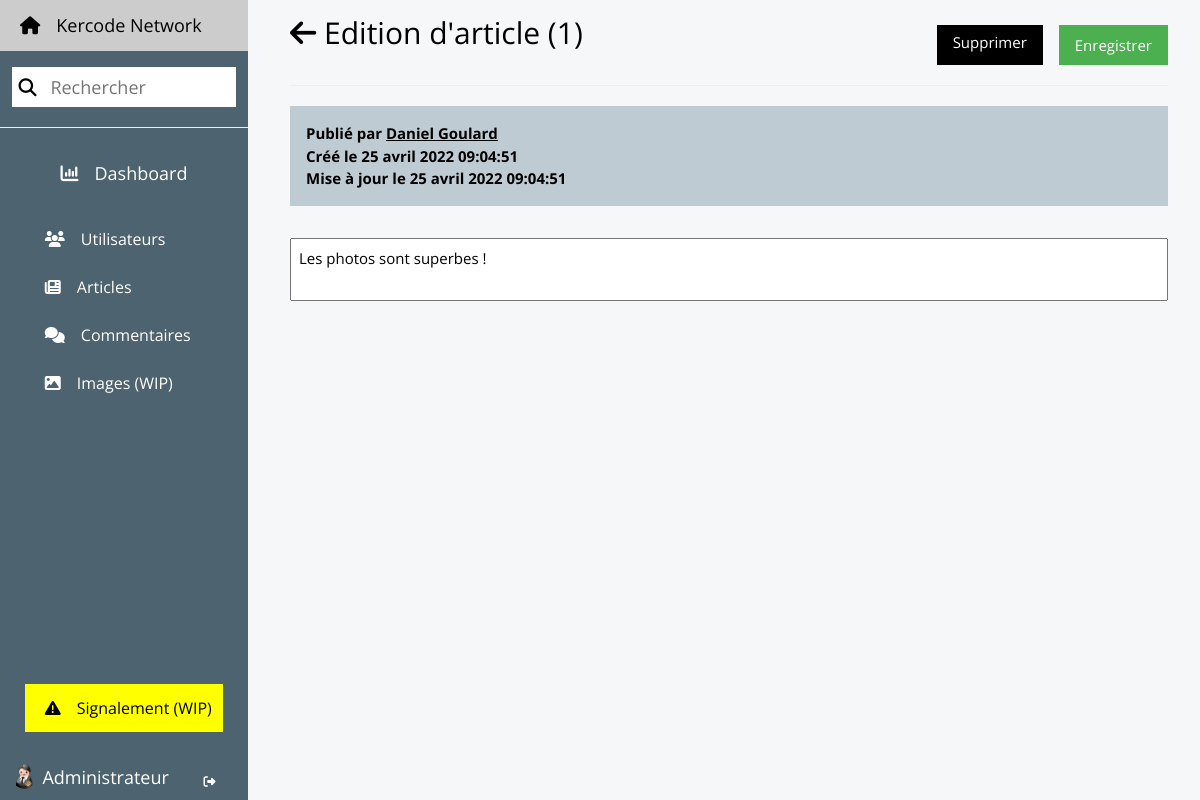
/indexadmin.php?action=commentedit&id=1 (signed in), run on an earlier commit of the app's database.
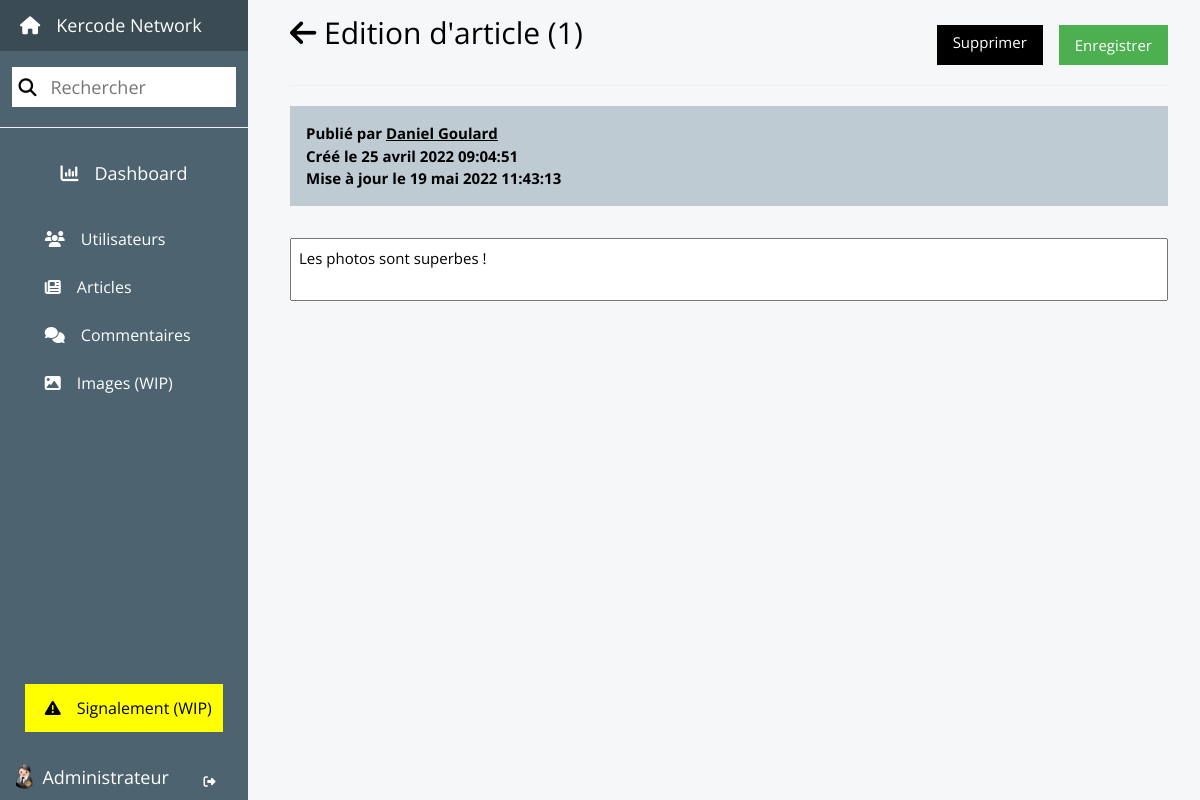
And on a later commit of the database.
### tables this page shows
CREATE TABLE `comment` (
  `id` int(11) NOT NULL AUTO_INCREMENT,
  `article_id` int(11) NOT NULL,
  `user_id` int(11) NOT NULL,
  `content` text NOT NULL,
  `created_at` datetime NOT NULL DEFAULT CURRENT_TIMESTAMP,
  `updated_at` datetime NOT NULL DEFAULT CURRENT_TIMESTAMP ON UPDATE CURRENT_TIMESTAMP,
  PRIMARY KEY (`id`),
  KEY `article_id` (`article_id`),
  KEY `user_id` (`user_id`),
  CONSTRAINT `comment_ibfk_1` FOREIGN KEY (`article_id`) REFERENCES `article` (`id`) ON DELETE CASCADE ON UPDATE NO ACTION,
  CONSTRAINT `comment_ibfk_2` FOREIGN KEY (`user_id`) REFERENCES `user` (`id`) ON DELETE CASCADE ON UPDATE NO ACTION
);

### app/Controllers/AdminController.php (called while the page is built, shortened)
<?php
class AdminController extends Controller
{
    public function editComment(int $commentId, \Exception $e = null): void
    {
        $comment = Comment::find($commentId);
        $commentUser = User::find($comment->__get('user_id'));
        include $this->viewAdmin('home');
    }
}

### app/Libs/ORM.php (called while the page is built, shortened)
<?php
abstract class ORM
{
    private static $pdo = null;
    private static function getTableName(string $calledClass): string
    {
        $table = explode("\\", $calledClass);
        return $table[array_key_last($table)];
    }
    protected static function connect(): \PDO
    {
        if (isset(self::$pdo)) {
            return self::$pdo;
        }
        $servername = "mysql:host=" . $_ENV['DB_HOST'] . ";port=" . $_ENV['DB_PORT'] . ";dbname=" . $_ENV['DB_NAME'] . ";charset=utf8";
        $username = $_ENV['DB_USERNAME'];
        $password = $_ENV['DB_PASSWORD'];
        self::$pdo = new \PDO($servername, $username, $password, array(\PDO::ATTR_ERRMODE => \PDO::ERRMODE_EXCEPTION));
        return self::$pdo;
    }
    public static function select(array $columns, ?string $table = null): string
    {
        $table ? $child = $table : $child = self::getTableName(get_called_class());
        $names = join(',', $columns);
        return "SELECT {$names} FROM {$child}";
    }
    public static function where(array $columns): string
    {
        $query = " WHERE ";
        foreach($columns as $column) {
            $query .= $column . " = :" . $column . " AND ";
        }
        $query = substr($query, !strlen($query), -5);
        return $query;
    }
    public static function execute(string $query, bool $many = false, ?array $data = null): mixed
    {
        $pdo = self::connect();
        $req = $pdo->prepare($query);
        $req->execute($data);
        if ($many) {
            $objects = [];
            foreach ($req->fetchAll() as $result) {
                array_push(
                    $objects,
                    new $child($result)
                );
            }
            return $objects;
        } else {
            return new $child($req->fetch());
        }
    }
    public static function result(string $query, bool $many = false, ?array $data = null): mixed
    {
        $pdo = self::connect();
        $req = $pdo->prepare($query);
        $req->execute($data);
        return $many ? $req->fetchAll() : $req->fetch();
    }
    public static function getId(array $data): int
    {
        $child = self::getTableName(get_called_class());
        $columns = array_keys($data);
        $query = self::select(['id'], $child) . self::where($columns);
        return self::result($query, false, $data)['id'];
    }
}

### app/Models/Comment.php (called while the page is built, shortened)
<?php
class Comment extends Model
{
    private static array $data = ['id', 'article_id', 'user_id', 'content', 'created_at', 'updated_at'];
    private int $id;
    private int $user_id;
    private string $content;
    private string $created_at;
    private string $updated_at;
    public static function find(int $id): self
    {
        $query = parent::select(self::$data) . parent::where(['id']);
        return new self(parent::result($query, false, ['id' => $id]));
    }
    public function __construct(array $data)
    {
        $this->user_id = $data['user_id'];
        $this->content = $data['content'];
        $this->created_at = $data['created_at'];
        $this->updated_at = $data['updated_at'];
        $this->id = parent::getId(get_object_vars($this));
    }
    public function __get(string $property): mixed
    {
        switch ($property) {
            case 'id':
                return $this->id;
            case 'user_id':
                return $this->user_id;
            case 'content':
                return $this->content;
            case 'created_at':
                return $this->created_at;
            case 'updated_at':
                return $this->updated_at;
        }
    }
}

### app/Models/User.php (called while the page is built, shortened)
<?php
class User extends Model
{
    private static array $data =
    ['User.id as id', 'firstname', 'lastname', 'email', 'address', 'job', 'birthday_date', 'gender', 'image_profile', 'image_cover', 'admin', 'User.created_at as created_at', 'User.updated_at as updated_at'];
    private int $id;
    private string $firstname;
    public static function find(int $id): self
    {
        $query = parent::select(self::$data) . parent::where(['id']);
        return parent::execute($query, false, ['id' => $id]);
    }
    protected function __construct(array $data)
    {
        $this->id = $data['id'];
        $this->firstname = $data['firstname'];
    }
    public function __get(string $property): mixed
    {
        switch ($property) {
            case 'id':
                return $this->id;
            case 'firstname':
                return $this->firstname;
        }
    }
}

### app/Helpers/Helper.php (called while the page is built, shortened)
<?php
abstract class Helper
{
    public static function dateToFrench(string $date, string $format = "d F Y"): string
    {
        $englishMonths = array('January', 'February', 'March', 'April', 'May', 'June', 'July', 'August', 'September', 'October', 'November', 'December');
        $frenchMonths = array('janvier', 'février', 'mars', 'avril', 'mai', 'juin', 'juillet', 'août', 'septembre', 'octobre', 'novembre', 'décembre');
        return str_replace($englishMonths, $frenchMonths, date($format, strtotime($date)));
    }
}

### app/views/back/modules/comment_details.php (the view, shortened to what the changed rows need)
<div class="admin-content">
    <form action="indexadmin.php?action=commenteditpost&id=<?= $comment->__get('id'); ?>" id="comment-edit" method="POST">
        <div class="flex flex-wrap">
            <h1>
                <a href="indexadmin.php?action=comments"><i class="fa fa-arrow-left"></i></a>
                Edition d'article (<?= $comment->__get('id'); ?>)
            </h1>
            <a href="indexadmin.php?action=commentdelete&id=<?= $comment->__get('id'); ?>" class="btn red right h40px bottom">Supprimer</a>
            <button type="submit" class="btn green h40px bottom margin-left">Enregistrer</button>
        </div>
        <hr>
        <div class="theme-l3 flex">
            <p class="bold margin">
                Publié par <a href="indexadmin.php?action=useredit&id=<?= $commentUser->__get('id'); ?>"><?= $commentUser->getNames(); ?></a><br>
                Créé le <?= \Knetwork\Helpers\Helper::dateToFrench($comment->__get('created_at'), "d F Y H:i:s"); ?><br>
                Mise à jour le <?= \Knetwork\Helpers\Helper::dateToFrench($comment->__get('updated_at'), "d F Y H:i:s"); ?>
            </p>
        </div>
        <textarea name="content" id="content" class="w100 margin-top no-resize"><?= $comment->__get('content'); ?></textarea>
    </form>
</div>

### app/views/back/modules/navbar.php (shortened to what the changed rows need)
<nav class="">
    <ul class="navbar navbar-admin theme-d2 font-large">
        <li>
            <a href="index.php" class="theme-d4 padding-large" title="Voir le site">
                <i class="fa fa-home margin-right"></i>Kercode Network
            </a>
        </li>
    </ul>
</nav>

What changed in the data, as far as the page shows it:
changed comment "Les photos sont superbes !": updated_at "25 avril 2022 09:04:51" → "19 mai 2022 11:43:13"
